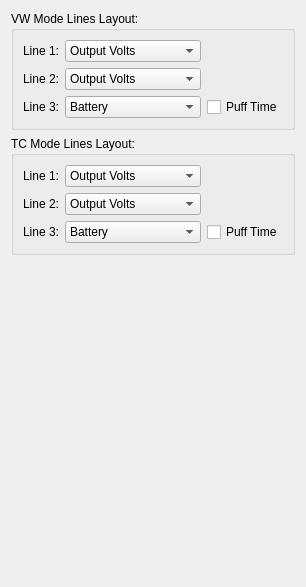
              <widget class="QWidget" name="tab_22">
               <property name="enabled">
                <bool>true</bool>
               </property>
               <attribute name="title">
                <string>Circle Screen</string>
               </attribute>
               <layout class="QVBoxLayout" name="verticalLayout_20">
                <item>
                 <widget class="QGroupBox" name="groupBox_18">
                  <property name="title">
                   <string>VW Mode Lines Layout:</string>
                  </property>
                  <layout class="QGridLayout" name="gridLayout_25">
                   <item row="1" column="0">
                    <widget class="QLabel" name="label_110">
                     <property name="text">
                      <string>Line 2:</string>
                     </property>
                    </widget>
                   </item>
                   <item row="0" column="0">
                    <widget class="QLabel" name="label_111">
                     <property name="text">
                      <string>Line 1:</string>
                     </property>
                    </widget>
                   </item>
                   <item row="0" column="1">
                    <widget class="QComboBox" name="screenCircleVW1Combo">
                     <item>
                      <property name="text">
                       <string>Output Volts</string>
                      </property>
                     </item>
                     <item>
                      <property name="text">
                       <string>Output Amps</string>
                      </property>
                     </item>
                     <item>
                      <property name="text">
                       <string>Resistence</string>
                      </property>
                     </item>
                     <item>
                      <property name="text">
                       <string>Live Resistance</string>
                      </property>
                     </item>
                     <item>
                      <property name="text">
                       <string>Coil Temperature</string>
                      </property>
                     </item>
                     <item>
                      <property name="text">
                       <string>Puffs</string>
                      </property>
                     </item>
                     <item>
                      <property name="text">
                       <string>Puffs Time</string>
                      </property>
                     </item>
                     <item>
                      <property name="text">
                       <string>Battery(s) Volts</string>
                      </property>
                     </item>
                     <item>
                      <property name="text">
                       <string>Date/Time</string>
                      </property>
                     </item>
                     <item>
                      <property name="text">
                       <string>Board Temperature</string>
                      </property>
                     </item>
                     <item>
                      <property name="text">
                       <string>Last Puff Time</string>
                      </property>
                     </item>
                     <item>
                      <property name="text">
                       <string>Last Power</string>
                      </property>
                     </item>
                     <item>
                      <property name="text">
                       <string>Last Temperature</string>
                      </property>
                     </item>
                    </widget>
                   </item>
                   <item row="2" column="0">
                    <widget class="QLabel" name="label_112">
                     <property name="text">
                      <string>Line 3:</string>
                     </property>
                    </widget>
                   </item>
                   <item row="2" column="2">
                    <widget class="QCheckBox" name="screenCircleVW3Check">
                     <property name="text">
                      <string>Puff Time</string>
                     </property>
                    </widget>
                   </item>
                   <item row="1" column="1">
                    <widget class="QComboBox" name="screenCircleVW2Combo">
                     <item>
                      <property name="text">
                       <string>Output Volts</string>
                      </property>
                     </item>
                     <item>
                      <property name="text">
                       <string>Output Amps</string>
                      </property>
                     </item>
                     <item>
                      <property name="text">
                       <string>Resistence</string>
                      </property>
                     </item>
                     <item>
                      <property name="text">
                       <string>Live Resistance</string>
                      </property>
                     </item>
                     <item>
                      <property name="text">
                       <string>Coil Temperature</string>
                      </property>
                     </item>
                     <item>
                      <property name="text">
                       <string>Puffs</string>
                      </property>
                     </item>
                     <item>
                      <property name="text">
                       <string>Puffs Time</string>
                      </property>
                     </item>
                     <item>
                      <property name="text">
                       <string>Battery(s) Volts</string>
                      </property>
                     </item>
                     <item>
                      <property name="text">
                       <string>Date/Time</string>
                      </property>
                     </item>
                     <item>
                      <property name="text">
                       <string>Board Temperature</string>
                      </property>
                     </item>
                     <item>
                      <property name="text">
                       <string>Last Puff Time</string>
                      </property>
                     </item>
                     <item>
                      <property name="text">
                       <string>Last Power</string>
                      </property>
                     </item>
                     <item>
                      <property name="text">
                       <string>Last Temperature</string>
                      </property>
                     </item>
                    </widget>
                   </item>
                   <item row="2" column="1">
                    <widget class="QComboBox" name="screenCircleVW3Combo">
                     <item>
                      <property name="text">
                       <string>Battery</string>
                      </property>
                     </item>
                     <item>
                      <property name="text">
                       <string>Battery + %</string>
                      </property>
                     </item>
                     <item>
                      <property name="text">
                       <string>Battery + V</string>
                      </property>
                     </item>
                    </widget>
                   </item>
                  </layout>
                 </widget>
                </item>
                <item>
                 <widget class="QGroupBox" name="groupBox_19">
                  <property name="title">
                   <string>TC Mode Lines Layout:</string>
                  </property>
                  <layout class="QGridLayout" name="gridLayout_26">
                   <item row="1" column="0">
                    <widget class="QLabel" name="label_113">
                     <property name="text">
                      <string>Line 2:</string>
                     </property>
                    </widget>
                   </item>
                   <item row="0" column="0">
                    <widget class="QLabel" name="label_114">
                     <property name="text">
                      <string>Line 1:</string>
                     </property>
                    </widget>
                   </item>
                   <item row="0" column="1">
                    <widget class="QComboBox" name="screenCircleTC1Combo">
                     <item>
                      <property name="text">
                       <string>Output Volts</string>
                      </property>
                     </item>
                     <item>
                      <property name="text">
                       <string>Output Amps</string>
                      </property>
                     </item>
                     <item>
                      <property name="text">
                       <string>Resistence</string>
                      </property>
                     </item>
                     <item>
                      <property name="text">
                       <string>Live Resistance</string>
                      </property>
                     </item>
                     <item>
                      <property name="text">
                       <string>Coil Temperature</string>
                      </property>
                     </item>
                     <item>
                      <property name="text">
                       <string>Puffs</string>
                      </property>
                     </item>
                     <item>
                      <property name="text">
                       <string>Puffs Time</string>
                      </property>
                     </item>
                     <item>
                      <property name="text">
                       <string>Battery(s) Volts</string>
                      </property>
                     </item>
                     <item>
                      <property name="text">
                       <string>Date/Time</string>
                      </property>
                     </item>
                     <item>
                      <property name="text">
                       <string>Board Temperature</string>
                      </property>
                     </item>
                     <item>
                      <property name="text">
                       <string>Last Puff Time</string>
                      </property>
                     </item>
                     <item>
                      <property name="text">
                       <string>Last Power</string>
                      </property>
                     </item>
                     <item>
                      <property name="text">
                       <string>Last Temperature</string>
                      </property>
                     </item>
                    </widget>
                   </item>
                   <item row="2" column="0">
                    <widget class="QLabel" name="label_115">
                     <property name="text">
                      <string>Line 3:</string>
                     </property>
                    </widget>
                   </item>
                   <item row="2" column="2">
                    <widget class="QCheckBox" name="screenCircleTC3Check">
                     <property name="text">
                      <string>Puff Time</string>
                     </property>
                    </widget>
                   </item>
                   <item row="1" column="1">
                    <widget class="QComboBox" name="screenCircleTC2Combo">
                     <item>
                      <property name="text">
                       <string>Output Volts</string>
                      </property>
                     </item>
                     <item>
                      <property name="text">
                       <string>Output Amps</string>
                      </property>
                     </item>
                     <item>
                      <property name="text">
                       <string>Resistence</string>
                      </property>
                     </item>
                     <item>
                      <property name="text">
                       <string>Live Resistance</string>
                      </property>
                     </item>
                     <item>
                      <property name="text">
                       <string>Coil Temperature</string>
                      </property>
                     </item>
                     <item>
                      <property name="text">
                       <string>Puffs</string>
                      </property>
                     </item>
                     <item>
                      <property name="text">
                       <string>Puffs Time</string>
                      </property>
                     </item>
                     <item>
                      <property name="text">
                       <string>Battery(s) Volts</string>
                      </property>
                     </item>
                     <item>
                      <property name="text">
                       <string>Date/Time</string>
                      </property>
                     </item>
                     <item>
                      <property name="text">
                       <string>Board Temperature</string>
                      </property>
                     </item>
                     <item>
                      <property name="text">
                       <string>Last Puff Time</string>
                      </property>
                     </item>
                     <item>
                      <property name="text">
                       <string>Last Power</string>
                      </property>
                     </item>
                     <item>
                      <property name="text">
                       <string>Last Temperature</string>
                      </property>
                     </item>
                    </widget>
                   </item>
                   <item row="2" column="1">
                    <widget class="QComboBox" name="screenCircleTC3Combo">
                     <item>
                      <property name="text">
                       <string>Battery</string>
                      </property>
                     </item>
                     <item>
                      <property name="text">
                       <string>Battery + %</string>
                      </property>
                     </item>
                     <item>
                      <property name="text">
                       <string>Battery + V</string>
                      </property>
                     </item>
                    </widget>
                   </item>
                  </layout>
                 </widget>
                </item>
                <item>
                 <spacer name="verticalSpacer_13">
                  <property name="orientation">
                   <enum>Qt::Vertical</enum>
                  </property>
                  <property name="sizeHint" stdset="0">
                   <size>
                    <width>20</width>
                    <height>321</height>
                   </size>
                  </property>
                 </spacer>
                </item>
               </layout>
              </widget>
